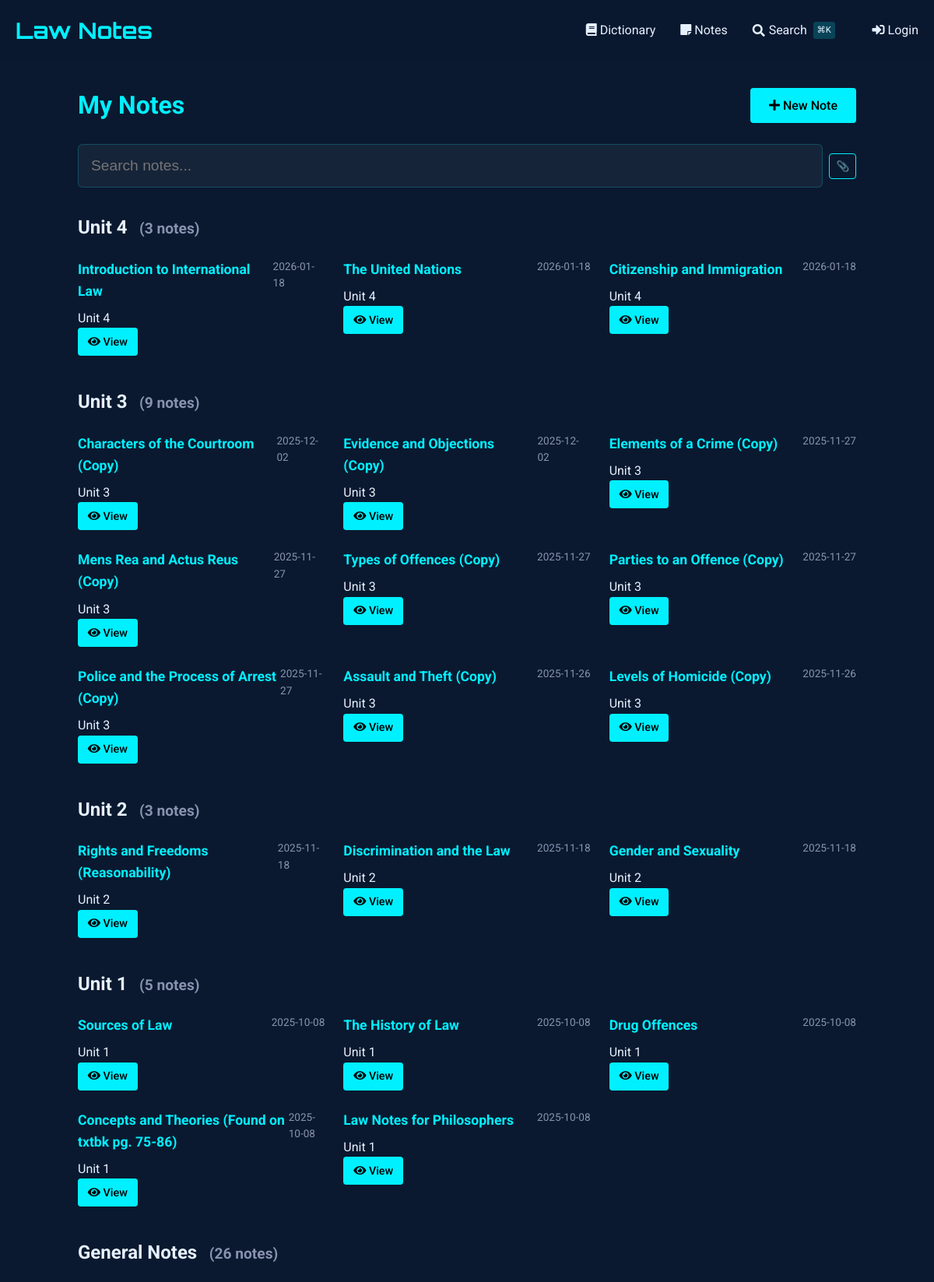
The app's page /notes (upper part) with its own data.
### tables this page shows
CREATE TABLE notes (
    id INTEGER PRIMARY KEY AUTOINCREMENT,
    title TEXT NOT NULL,                -- short title for the note
    content TEXT NOT NULL,              -- the full note text
    unit_number INTEGER,                -- optional: to group with course units
    tags TEXT,                          -- comma-separated or JSON for filtering/search
    related_entries TEXT,               -- store glossary ids (e.g., "1,4,5") for cross-linking
    created_at TIMESTAMP DEFAULT CURRENT_TIMESTAMP,
    last_updated TIMESTAMP DEFAULT CURRENT_TIMESTAMP,
    views INTEGER DEFAULT 0,            -- track popularity
    is_favorite BOOLEAN DEFAULT 0,      -- quick flag for starred notes
    comments TEXT                       -- optional: your own thoughts or annotations
, has_worksheet BOOLEAN DEFAULT 0);

### notes_routes.py (the view)
@notes_bp.route('')
def index():
    db = SQL("sqlite:///notes.db")
    notes = db.execute("""
        SELECT id, title, unit_number,
               strftime('%Y-%m-%d', created_at) as created_date,
               strftime('%Y-%m-%d', last_updated) as last_updated,
               is_favorite, has_worksheet
        FROM notes
        ORDER BY
            CASE WHEN unit_number = '' OR unit_number IS NULL THEN 1 ELSE 0 END,
            CAST(unit_number AS INTEGER) DESC,
            last_updated DESC
    """)
    notes_by_unit = {}
    for note in notes:
        unit = note.get('unit_number', 'Ungrouped')
        if unit not in notes_by_unit:
            notes_by_unit[unit] = []
        notes_by_unit[unit].append(note)
    return render_template('notes/index.html',
                         notes_by_unit=notes_by_unit)

### sql.py (called while the page is built)
def _enable_logging(f):
    import logging
    import functools
    import os
    @functools.wraps(f)
    def decorator(*args, **kwargs):
        try:
            import flask
        except ModuleNotFoundError:
            return f(*args, **kwargs)
        disabled = logging.getLogger("cs50").disabled
        if flask.current_app and os.getenv("FLASK_ENV") == "development":
            logging.getLogger("cs50").disabled = False
        try:
            return f(*args, **kwargs)
        finally:
            logging.getLogger("cs50").disabled = disabled
    return decorator

    def __del__(self):
        self._disconnect()

    def _disconnect(self):
        if hasattr(_data, self._name()):
            getattr(_data, self._name()).close()
            delattr(_data, self._name())

    def _name(self):
        return str(hash(self))

        def connect(dbapi_connection, connection_record):
            try:
                if isinstance(
                    dbapi_connection, sqlite3.Connection
                ):  # If back end is sqlite
                    cursor = dbapi_connection.cursor()
                    cursor.execute("PRAGMA foreign_keys=ON")
                    cursor.close()
            except:
                pass

### templates/notes/index.html (shortened to what this page needs)
{% extends "notes/base.html" %}
{% block content %}
<div class="container" style="max-width: 1000px; margin: 0 auto;">
    <div style="display: flex; justify-content: space-between; align-items: center; margin-bottom: 1.5rem;">
        <h1 style="color: var(--primary); margin: 0;">
            My Notes
        </h1>
        <a href="{{ url_for('notes.add_note') }}" class="btn" style="background: var(--primary); color: #000; text-decoration: none; white-space: nowrap;">
            <i class="fas fa-plus"></i> New Note
        </a>
    </div>
    <div class="search-container">
        <input type="text" id="noteSearch" class="search-input" placeholder="Search notes..." autocomplete="off" style="padding-left: 1rem;">
    </div>
    <div id="notesContainer">
        {% if notes_by_unit %}
            {% for unit, notes in notes_by_unit.items() %}
                <div class="unit-section" data-unit="{{ unit or 'general' }}">
                    <h2 class="unit-header">
                        {% if unit %}
                            Unit {{ unit }}
                        {% else %}
                            General Notes
                        {% endif %}
                        <small class="unit-count" style="font-size: 0.8em; color: #8892b0; margin-left: 0.5em;">
                        </small>
                    </h2>
                    <div class="notes-grid" style="display: grid; grid-template-columns: repeat(auto-fill, minmax(300px, 1fr)); gap: 1.5rem;" data-unit="{{ unit or 'general' }}">
                        {% for note in notes %}
                            <div class="note-card"
                                 data-id="{{ note.id }}"
                                 data-title="{{ note.title|lower }}"
                                 data-content="{{ note.content|lower }}"
                                 data-unit="{{ note.unit_number or 'general' }}"
                                 data-tags="{{ note.tags|default('', true)|lower }}"
                                 data-has-worksheet="{{ 'true' if note.has_worksheet else 'false' }}"
                                 data-date="{{ (note.last_updated or note.created_date)|lower }}"
                                 data-favorite="{{ 'favorite' if note.is_favorite else '' }}">
                                <div style="display: flex; justify-content: space-between; align-items: flex-start;">
                                    <h3 style="margin: 0 0 0.5rem 0; font-size: 1.1rem; color: var(--primary);">
                                        {{ note.title }}
                                    </h3>
                                    <span class="note-date" style="color: #8892b0; font-size: 0.85rem;">
                                        {{ note.last_updated or note.created_date }}
                                    </span>
                                </div>
                                <div class="note-meta">
                                    {% if note.unit_number %}
                                        <span>Unit {{ note.unit_number }}</span>
                                    {% else %}
                                        <span>No unit</span>
                                    {% endif %}
                                </div>
                                <div class="note-actions">
                                    <a href="{{ url_for('notes.view_note', note_id=note.id) }}" class="btn" style="padding: 0.4rem 0.8rem; font-size: 0.9rem;">
                                        <i class="fas fa-eye"></i> View
                                    </a>
                                </div>
                            </div>
                        {% endfor %}
                    </div>
                </div>
            {% endfor %}
        {% endif %}
    </div>
</div>
{% endblock %}

### templates/dictionary/base.html (style rules this page uses)
:root { --primary: #00f0ff; --bg-dark: #0a192f; --text: #e6f1ff; --success: #2ecc71; --error: #e74c3c; }
body { font-family: 'Roboto', sans-serif; background-color: var(--bg-dark); color: var(--text); line-height: 1.6; margin: 0; padding: 0; }
.container { max-width: 1200px; margin: 0 auto; padding: 0 20px; }
.btn { display: inline-block; padding: 0.6rem 1.5rem; background: var(--primary); color: #000; border: none; border-radius: 4px; cursor: pointer; text-decoration: none; font-weight: 500; transition: all 0.3s; }

### templates/notes/index.html (style rules this page uses)
.search-container { margin-bottom: 2rem; position: relative; }
.search-input { width: 100%; padding: 0.8rem 1rem; padding-left: 2.5rem; font-size: 1rem; background: rgba(10, 25, 47, 0.7); border: 1px solid rgba(0, 240, 255, 0.3); border-radius: 4px; color: #e6f1ff; transition: all 0.3s ease; }
.unit-section { margin-bottom: 2.5rem; }

### templates/partials/spotlight_search.html (style rules this page uses)
.search-input { width: 100%; padding: 1rem 1rem 1rem 3rem; font-size: 1.2rem; background: rgba(255, 255, 255, 0.05); border: 1px solid rgba(0, 240, 255, 0.2); border-radius: 6px; color: #e6f1ff; transition: all 0.3s ease; }

### records on screen
notes: title "Introduction to International Law", last_updated "2026-01-18", unit_number "4"
notes: title "The United Nations", last_updated "2026-01-18", unit_number "4"
notes: title "Citizenship and Immigration", last_updated "2026-01-18", unit_number "4"
notes: title "Characters of the Courtroom (Copy)", last_updated "2025-12-02", unit_number "3"
notes: title "Evidence and Objections (Copy)", last_updated "2025-12-02", unit_number "3"
notes: title "Elements of a Crime (Copy)", last_updated "2025-11-27", unit_number "3"
notes: title "Mens Rea and Actus Reus (Copy)", last_updated "2025-11-27", unit_number "3"
notes: title "Types of Offences (Copy)", last_updated "2025-11-27", unit_number "3"
notes: title "Parties to an Offence (Copy)", last_updated "2025-11-27", unit_number "3"
notes: title "Police and the Process of Arrest (Copy)", last_updated "2025-11-27", unit_number "3"
notes: title "Assault and Theft (Copy)", last_updated "2025-11-26", unit_number "3"
notes: title "Levels of Homicide (Copy)", last_updated "2025-11-26", unit_number "3"
notes: title "Rights and Freedoms (Reasonability)", last_updated "2025-11-18", unit_number "2"
notes: title "Discrimination and the Law", last_updated "2025-11-18", unit_number "2"
notes: title "Gender and Sexuality", last_updated "2025-11-18", unit_number "2"
notes: title "Sources of Law", last_updated "2025-10-08", unit_number "1"
notes: title "The History of Law", last_updated "2025-10-08", unit_number "1"
notes: title "Drug Offences", last_updated "2025-10-08", unit_number "1"
notes: title "Concepts and Theories (Found on txtbk pg. 75-86)", last_updated "2025-10-08", unit_number "1"
notes: title "Law Notes for Philosophers", last_updated "2025-10-08", unit_number "1"

### other values on screen
{{ unit }} "4" "3" "2" "1"
